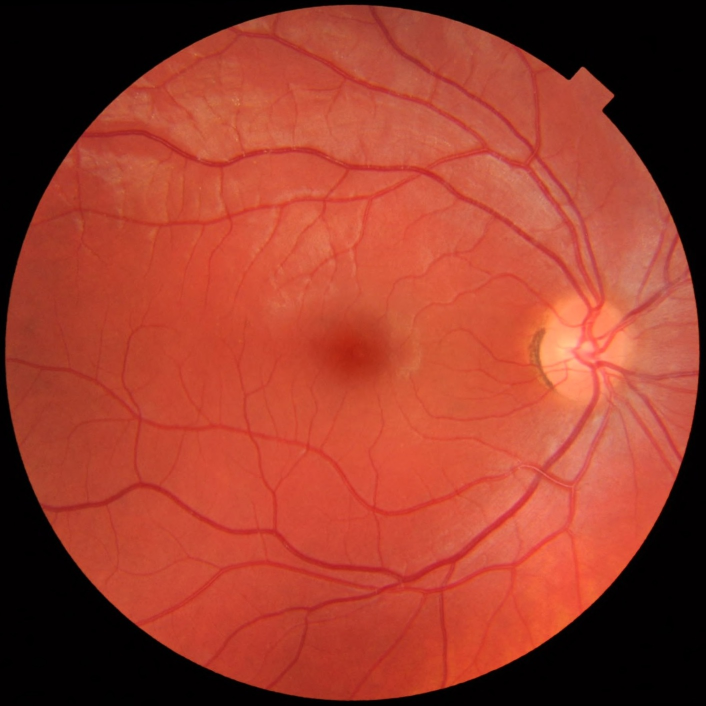
#> input picture DiaRet_opencv_matlab/eye.jpg, 1411 x 1411 px, given in place of the camera (shown at 1/2 size)
$ python pyt.py   (Python 2 division)   (older library calls are emulated)
#> lines starting #> are read from the running program, lines starting #| are printed output that depends on the picture; after the words box and inside, x2 and y2 are one past the last pixel; in counts of white or black regions, pixels touching at a corner belong together
import imutils
import cv2
import numpy as np
cap = cv2.VideoCapture(0)
while( cap.isOpened() ) :
    ret,img = cap.read()
#> img is the input picture: shape (1411, 1411, 3); mean B, G, R 44.5, 60.8, 154.9
    img = imutils.resize(img, width=600)
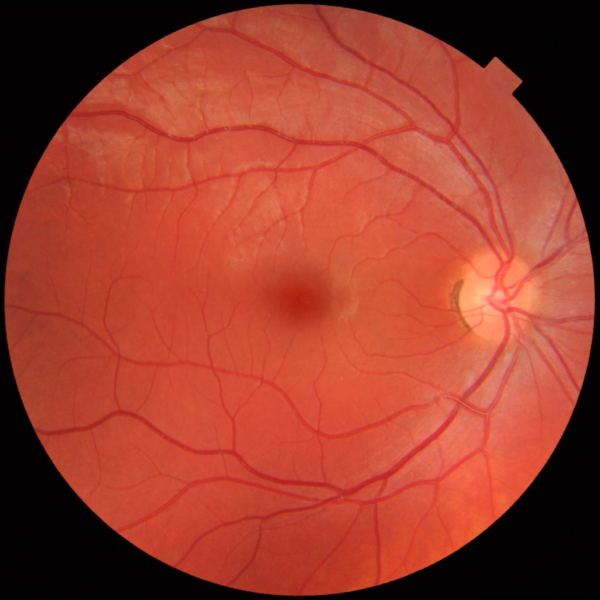
#> img: shape (600, 600, 3); mean B, G, R 44.5, 60.8, 154.9
    gray = cv2.cvtColor(img,cv2.COLOR_BGR2GRAY)
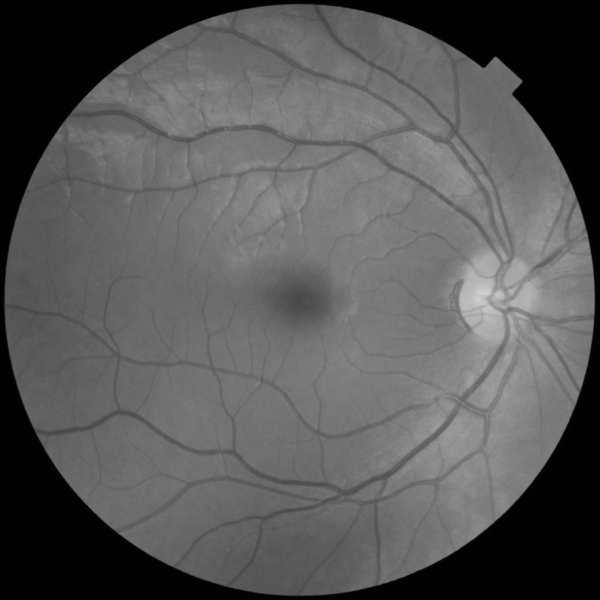
#> gray: shape (600, 600); min 0, max 207, mean 87.1
    blur = cv2.GaussianBlur(gray,(5,5),0)
    ret,thresh1 = cv2.threshold(blur,70,255,cv2.THRESH_BINARY_INV+cv2.THRESH_OTSU)
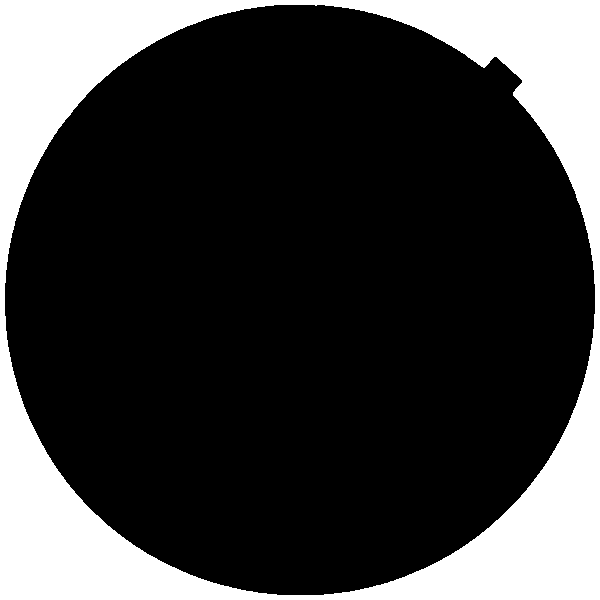
#> thresh1: shape (600, 600); 23.7% white; 1 white region, box (x1, y1, x2, y2) and area: (0, 0, 600, 600) 85264
#> ret = 57

    _,contours, hierarchy = cv2.findContours(thresh1,cv2.RETR_EXTERNAL,cv2.CHAIN_APPROX_SIMPLE)
#> contours = [[[0, 0], [0, 599], [599, 599], [599, 0]]]
    drawing = np.zeros(img.shape,np.uint8)

    max_area=0

    for i in range(len(contours)):
            cnt=contours[i]
            area = cv2.contourArea(cnt)
            if(area>max_area):
                max_area=area
                ci=i
#> this loop made 1 pass
#> (cnt, area, max_area, ci) on pass 1: ([[0, 0], [0, 599], [599, 599], [599, 0]], 358801, 358801, 0)
#> after the loop, ci = 0; max_area = 358801
    cnt=contours[ci]
    hull = cv2.convexHull(cnt)
#> hull = [[599, 0], [599, 599], [0, 599], [0, 0]]
    moments = cv2.moments(cnt)
#> moments = moments, m00 358801, centre m10/m00, m01/m00 = (299.5, 299.5)
    if moments['m00']!=0:
                cx = int(moments['m10']/moments['m00']) # cx = M10/M00
#> cx = 299
                cy = int(moments['m01']/moments['m00']) # cy = M01/M00
#> cy = 299

    centr=(cx,cy)
#> centr = (299, 299)
    cv2.circle(img,centr,5,[0,0,255],2)
#> img: shape (600, 600, 3); 0.02% of pixels changed, all inside (x1, y1, x2, y2) = (293, 293, 306, 306)
    cv2.drawContours(drawing,[cnt],0,(0,255,0),2)
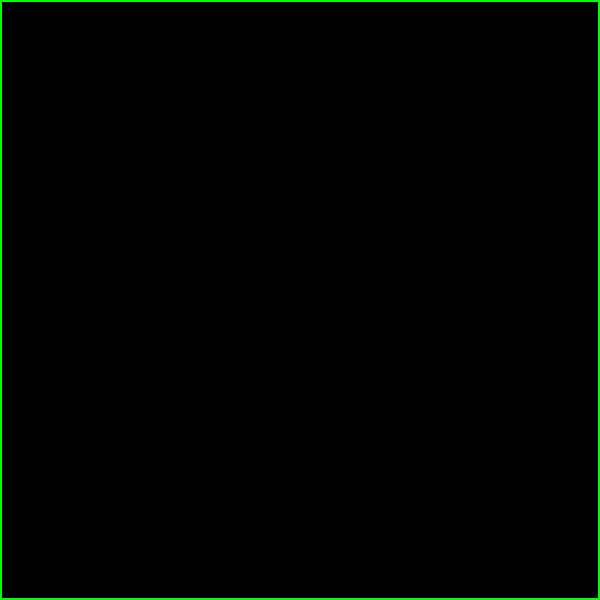
#> drawing: shape (600, 600, 3); mean of channels 0, 1, 2 0, 3.4, 0; drawn as B, G, R
    cv2.drawContours(drawing,[hull],0,(0,0,255),2)
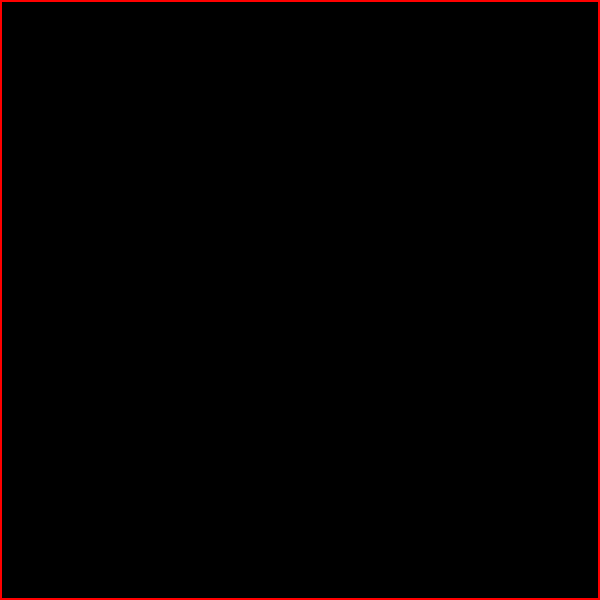
#> drawing: shape (600, 600, 3); 1.33% of pixels changed, all inside (x1, y1, x2, y2) = (0, 0, 600, 600); drawn as B, G, R

    cnt = cv2.approxPolyDP(cnt,0.01*cv2.arcLength(cnt,True),True)
    hull = cv2.convexHull(cnt,returnPoints = False)
#> hull = [3, 2, 1, 0]

    if(1):
               defects = cv2.convexityDefects(cnt,hull)
               mind=0
               maxd=0
#> (the run stopped early here; a loop or call above may not have finished)
